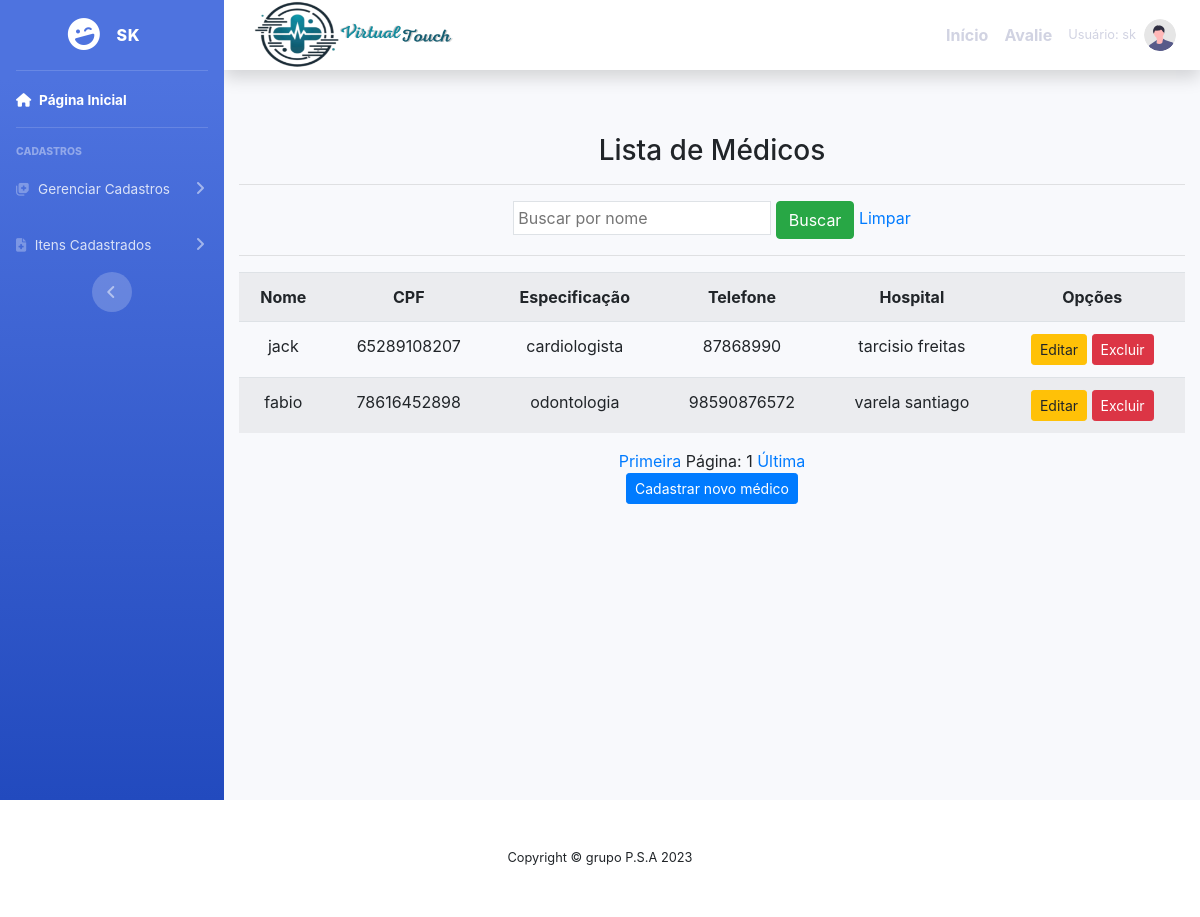
/listar/Medico/ (signed in), run on an earlier commit of the app's database.
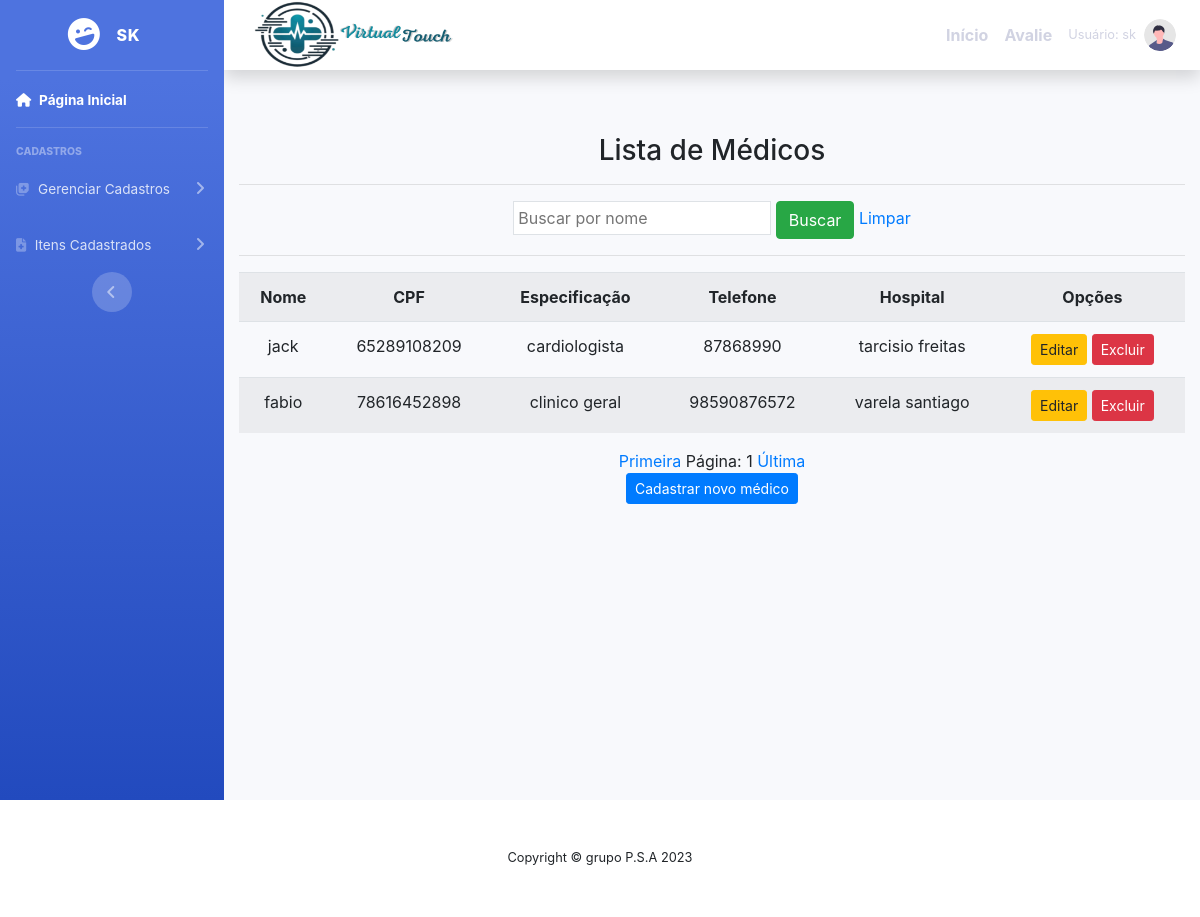
And on a later commit of the database.
### cadastros/models.py (models this page shows, shortened)
class Medico(models.Model):
    usuario  = models.ForeignKey(User, on_delete=models.PROTECT)
    numero = models.IntegerField(verbose_name="Número de telefone")
    nome = models.CharField(max_length=50, verbose_name=" nome")
    cpf = models.CharField(max_length = 11 ,verbose_name=" cpf ")
    especificacao = models.CharField(max_length=150)
    hospital = models.ForeignKey(Hospital, on_delete=models.PROTECT)

class Hospital(models.Model):
    usuario = models.ForeignKey(User, on_delete=models.PROTECT)
    nome = models.CharField(max_length=50)
    descricao = models.CharField(max_length=150,
        verbose_name="descricao")

### cadastros/views.py (the view)
# urls.py: path('listar/Medico/', MedicoList.as_view(),
class MedicoList(GroupRequiredMixin, ListView):
    group_required = u'Medico'
    login_url = reverse_lazy('login')
    model = Medico
    template_name = 'listas/medico.html'
    paginate_by = 5
    def get_queryset(self):
        nome = self.request.GET.get('nome')
        if nome:
            medico = Medico.objects.filter(nome__icontains=nome)
        else:
            medico = Medico.objects.all()
        return medico

### paginas/templates/listas/medico.html (shortened to what this page needs)
{% extends 'modelo.html' %}
{% load static %}
{% block conteudo %}
    <div class="container">
        <h3>Lista de Médicos</h3>
        <hr>
        <div class="table-responsive">
            <form action="?" method="GET">
                <input type="text" name="nome" class="p-1 border" value="{{ nome }}" placeholder="Buscar por nome">
                <button type="submit" class="btn btn-success">Buscar</button>
                <a href="{% url 'listar-medico' %}">Limpar</a>
            </form>
            <hr>
            <table class="table table-striped">
                <tr>
                    <th>Nome</th>
                    <th>CPF</th>
                    <th>Especificação</th>
                    <th>Telefone</th>
                    <th>Hospital</th>
                    {% for group in request.user.groups.all %}
                        {% if group.name == 'Medico' or group.name == 'Admin' %}
                            <th>Opções</th>
                        {% endif %}
                    {% endfor %}
                </tr>
                {% for medico in object_list %}
                    <tr>
                        <td>{{ medico.nome }}</td>
                        <td>{{ medico.cpf }}</td>
                        <td>{{ medico.especificacao }}</td>
                        <td>{{ medico.numero }}</td>
                        <td>{{ medico.hospital.nome }}</td>
                        {% for group in request.user.groups.all %}
                            {% if group.name == 'Medico' or group.name == 'Admin' %}
                                <td>
                                    <a href="{% url 'editar-medico' medico.pk %}" class="btn btn-warning btn-sm" title="Editar">Editar</a>
                                    <a href="{% url 'excluir-medico' medico.pk %}" class="btn btn-danger btn-sm" title="Excluir">Excluir</a>
                                </td>
                            {% endif %}
                        {% endfor %}
                    </tr>
                {% empty %}
                    <tr>
                        <td colspan="6">Nenhum médico registrado.</td>
                    </tr>
                {% endfor %}
            </table>
            <div class="text-center">
                <a href="?page=1">Primeira</a>
                <span>Página: {{ page_obj.number }}</span>
                <a href="?page={{ page_obj.paginator.num_pages }}">Última</a>
            </div>
            <a href="{% url 'cadastrar-medico' %}"><button class="btn btn-primary btn-sm">Cadastrar novo médico</button></a>
        </div>
    </div>
{% endblock %}

What changed in the data, as far as the page shows it:
changed Medico "jack": cpf "65289108207" → "65289108209"
changed Medico "fabio": especificacao "odontologia" → "clinico geral"
